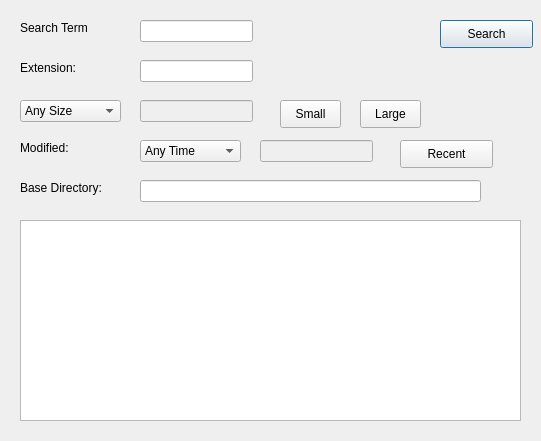
<?xml version="1.0" encoding="UTF-8"?>
<ui version="4.0">
 <class>Dialog</class>
 <widget class="QDialog" name="Dialog">
  <property name="geometry">
   <rect>
    <x>0</x>
    <y>0</y>
    <width>541</width>
    <height>441</height>
   </rect>
  </property>
  <property name="windowTitle">
   <string>Dialog</string>
  </property>
  <widget class="QLineEdit" name="searchTerm">
   <property name="geometry">
    <rect>
     <x>140</x>
     <y>20</y>
     <width>113</width>
     <height>22</height>
    </rect>
   </property>
   <property name="toolTip">
    <string>Search Term</string>
   </property>
  </widget>
  <widget class="QLabel" name="SearchTermLabel">
   <property name="geometry">
    <rect>
     <x>20</x>
     <y>20</y>
     <width>81</width>
     <height>16</height>
    </rect>
   </property>
   <property name="text">
    <string>Search Term</string>
   </property>
  </widget>
  <widget class="QLabel" name="SearchTermLabel_2">
   <property name="geometry">
    <rect>
     <x>20</x>
     <y>60</y>
     <width>81</width>
     <height>16</height>
    </rect>
   </property>
   <property name="text">
    <string>Extension:</string>
   </property>
  </widget>
  <widget class="QLineEdit" name="extensionName">
   <property name="geometry">
    <rect>
     <x>140</x>
     <y>60</y>
     <width>113</width>
     <height>22</height>
    </rect>
   </property>
   <property name="toolTip">
    <string>Search Term</string>
   </property>
  </widget>
  <widget class="QComboBox" name="sizeType">
   <property name="geometry">
    <rect>
     <x>20</x>
     <y>100</y>
     <width>101</width>
     <height>22</height>
    </rect>
   </property>
   <property name="currentIndex">
    <number>0</number>
   </property>
   <item>
    <property name="text">
     <string>Any Size</string>
    </property>
   </item>
   <item>
    <property name="text">
     <string>Less Than</string>
    </property>
   </item>
   <item>
    <property name="text">
     <string>More Than</string>
    </property>
   </item>
  </widget>
  <widget class="QLineEdit" name="sizeEdit">
   <property name="enabled">
    <bool>false</bool>
   </property>
   <property name="geometry">
    <rect>
     <x>140</x>
     <y>100</y>
     <width>113</width>
     <height>22</height>
    </rect>
   </property>
  </widget>
  <widget class="QPushButton" name="smallButton">
   <property name="geometry">
    <rect>
     <x>280</x>
     <y>100</y>
     <width>61</width>
     <height>28</height>
    </rect>
   </property>
   <property name="text">
    <string>Small</string>
   </property>
  </widget>
  <widget class="QPushButton" name="largeButton">
   <property name="geometry">
    <rect>
     <x>360</x>
     <y>100</y>
     <width>61</width>
     <height>28</height>
    </rect>
   </property>
   <property name="text">
    <string>Large</string>
   </property>
  </widget>
  <widget class="QLabel" name="SearchTermLabel_3">
   <property name="geometry">
    <rect>
     <x>20</x>
     <y>140</y>
     <width>81</width>
     <height>16</height>
    </rect>
   </property>
   <property name="text">
    <string>Modified:</string>
   </property>
  </widget>
  <widget class="QComboBox" name="dateType">
   <property name="geometry">
    <rect>
     <x>140</x>
     <y>140</y>
     <width>101</width>
     <height>22</height>
    </rect>
   </property>
   <item>
    <property name="text">
     <string>Any Time</string>
    </property>
   </item>
   <item>
    <property name="text">
     <string>Before</string>
    </property>
   </item>
   <item>
    <property name="text">
     <string>After</string>
    </property>
   </item>
  </widget>
  <widget class="QLineEdit" name="dateEdit">
   <property name="enabled">
    <bool>false</bool>
   </property>
   <property name="geometry">
    <rect>
     <x>260</x>
     <y>140</y>
     <width>113</width>
     <height>22</height>
    </rect>
   </property>
  </widget>
  <widget class="QPushButton" name="recentButton">
   <property name="geometry">
    <rect>
     <x>400</x>
     <y>140</y>
     <width>93</width>
     <height>28</height>
    </rect>
   </property>
   <property name="text">
    <string>Recent</string>
   </property>
  </widget>
  <widget class="QLabel" name="SearchTermLabel_4">
   <property name="geometry">
    <rect>
     <x>20</x>
     <y>180</y>
     <width>101</width>
     <height>16</height>
    </rect>
   </property>
   <property name="text">
    <string>Base Directory:</string>
   </property>
  </widget>
  <widget class="QLineEdit" name="baseEdit">
   <property name="geometry">
    <rect>
     <x>140</x>
     <y>180</y>
     <width>341</width>
     <height>22</height>
    </rect>
   </property>
  </widget>
  <widget class="QTableView" name="resultsList">
   <property name="geometry">
    <rect>
     <x>20</x>
     <y>220</y>
     <width>501</width>
     <height>201</height>
    </rect>
   </property>
   <property name="showGrid">
    <bool>false</bool>
   </property>
  </widget>
  <widget class="QPushButton" name="searchButton">
   <property name="geometry">
    <rect>
     <x>440</x>
     <y>20</y>
     <width>93</width>
     <height>28</height>
    </rect>
   </property>
   <property name="text">
    <string>Search</string>
   </property>
   <property name="default">
    <bool>true</bool>
   </property>
  </widget>
 </widget>
 <resources/>
 <connections/>
</ui>
